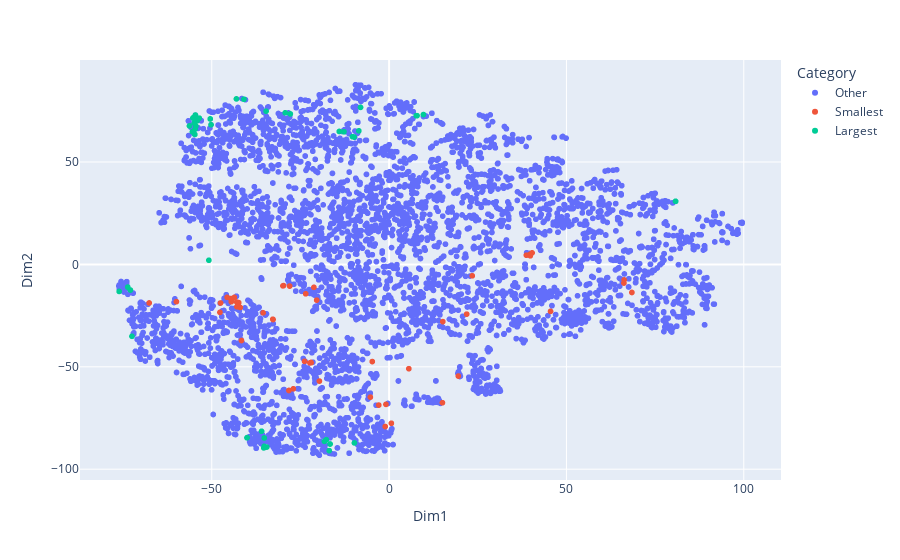

This figure's notebook cell:
### Markdown cell above
#### The tSNE does a much better job at clustering between red and white wines than the K means cluster.

### Code cell
# define 'High Quality', 'Low Quality' or 'Other' category
wine['quality_category'] = 'Other'
wine.loc[wine['quality'].nsmallest(50).index, 'quality_category'] = 'Smallest'
wine.loc[wine['quality'].nlargest(50).index, 'quality_category'] = 'Largest'

# add the categories to this DataFrame
tsne_df['Category'] = wine['quality_category'].values

# create an interactive plot
fig = px.scatter(tsne_df, x='Dim1', y='Dim2', color='Category', hover_data=['color'])
fig.show()

### Figure 1 — Plotly figure (JSON) as saved in the notebook; plotly's stock layout.template omitted (floating-point values rounded to 4 significant figures; data arrays with more than 128 entries replaced by an {"elided": "..."} marker saying what was removed)
{"data": [{"customdata": {"elided": "6397x1 str values"}, "hovertemplate": "Category=Other<br>Dim1=%{x}<br>Dim2=%{y}<br>color=%{customdata[0]}<extra></extra>", "legendgroup": "Other", "marker": {"color": "#636efa", "symbol": "circle"}, "mode": "markers", "name": "Other", "showlegend": true, "type": "scattergl", "x": {"elided": "6397 float values"}, "xaxis": "x", "y": {"elided": "6397 float values"}, "yaxis": "y"}, {"customdata": [["red"], ["red"], ["red"], ["red"], ["red"], ["red"], ["red"], ["red"], ["red"], ["red"], ["red"], ["red"], ["red"], ["red"], ["red"], ["red"], ["red"], ["red"], ["red"], ["red"], ["red"], ["red"], ["red"], ["red"], ["red"], ["red"], ["red"], ["red"], ["red"], ["red"], ["white"], ["white"], ["white"], ["white"], ["white"], ["white"], ["white"], ["white"], ["white"], ["white"], ["white"], ["white"], ["white"], ["white"], ["white"], ["white"], ["white"], ["white"], ["white"], ["white"]], "hovertemplate": "Category=Smallest<br>Dim1=%{x}<br>Dim2=%{y}<br>color=%{customdata[0]}<extra></extra>", "legendgroup": "Smallest", "marker": {"color": "#EF553B", "symbol": "circle"}, "mode": "markers", "name": "Smallest", "showlegend": true, "type": "scattergl", "x": [-32.79, -42.91, -21.99, -67.65, -22.02, -28.24, -59.96, 15.04, -27.0, -32.72, -35.52, -45.67, -22.31, -42.41, -47.7, -1.091, 0.6393, -0.886, -5.28, -19.65, -23.84, -41.62, -44.54, -2.915, -44.46, -43.64, -41.98, -42.96, -44.49, -47.53, 66.21, -29.77, -4.741, 21.88, -28.04, -20.42, 19.52, -21.2, 68.46, 15.15, 38.7, 39.68, 5.566, -23.51, 45.52, 23.44, 40.31, -29.93, 66.27, 39.8], "xaxis": "x", "y": [-26.79, -20.69, -48.02, -18.84, -47.9, -61.57, -18.18, -67.55, -60.76, -26.91, -23.65, -16.09, -48.12, -18.69, -23.42, -79.17, -77.58, -68.35, -64.81, -56.99, -47.35, -37.17, -16.69, -68.7, -17.52, -16.11, -21.02, -18.38, -18.22, -18.85, -9.093, -10.35, -47.45, -24.29, -10.59, -17.45, -54.52, -11.21, -13.72, -27.94, 4.499, 4.849, -50.92, -14.36, -22.94, -5.578, 5.627, -10.49, -7.592, 4.188], "yaxis": "y"}, {"customdata": [["red"], ["red"], ["red"], ["red"], ["red"], ["red"], ["red"], ["red"], ["red"], ["red"], ["red"], ["red"], ["red"], ["red"], ["red"], ["red"], ["red"], ["red"], ["white"], ["white"], ["white"], ["white"], ["white"], ["white"], ["white"], ["white"], ["white"], ["white"], ["white"], ["white"], ["white"], ["white"], ["white"], ["white"], ["white"], ["white"], ["white"], ["white"], ["white"], ["white"], ["white"], ["white"], ["white"], ["white"], ["white"], ["white"], ["white"], ["white"], ["white"], ["white"]], "hovertemplate": "Category=Largest<br>Dim1=%{x}<br>Dim2=%{y}<br>color=%{customdata[0]}<extra></extra>", "legendgroup": "Largest", "marker": {"color": "#00cc96", "symbol": "circle"}, "mode": "markers", "name": "Largest", "showlegend": true, "type": "scattergl", "x": [-35.2, -18.24, -76.11, -9.776, -16.88, -17.71, -16.65, -16.65, -72.93, -72.5, -34.49, -50.81, -35.34, -35.22, -73.68, -35.95, -40.03, -40.06, -50.42, -50.42, -9.84, -12.74, -12.74, -40.93, -40.93, -55.46, -10.33, -53.52, -29.29, -43.04, -54.46, -27.83, -8.535, -50.2, 7.638, -54.7, 7.875, 9.681, -54.16, -8.058, 80.77, 80.77, -14.06, -56.29, -55.2, -54.91, -54.76, -54.62, -34.68, -55.31], "xaxis": "x", "y": [-84.75, -86.41, -13.21, -87.19, -90.94, -85.61, -87.7, -87.7, -12.53, -35.11, -89.19, 2.018, -89.61, -88.82, -11.08, -81.48, -84.58, -84.66, 71.02, 71.02, 62.19, 64.76, 64.76, 80.64, 80.64, 64.74, 62.35, 71.42, 74.02, 80.81, 67.5, 73.47, 65.21, 68.17, 72.61, 66.05, 72.63, 73.17, 70.1, 76.67, 30.79, 30.79, 64.91, 67.61, 71.62, 68.97, 63.45, 72.93, 74.8, 71.48], "yaxis": "y"}], "layout": {"legend": {"title": {"text": "Category"}, "tracegroupgap": 0}, "margin": {"t": 60}, "xaxis": {"anchor": "y", "domain": [0, 1], "title": {"text": "Dim1"}}, "yaxis": {"anchor": "x", "domain": [0, 1], "title": {"text": "Dim2"}}}}
